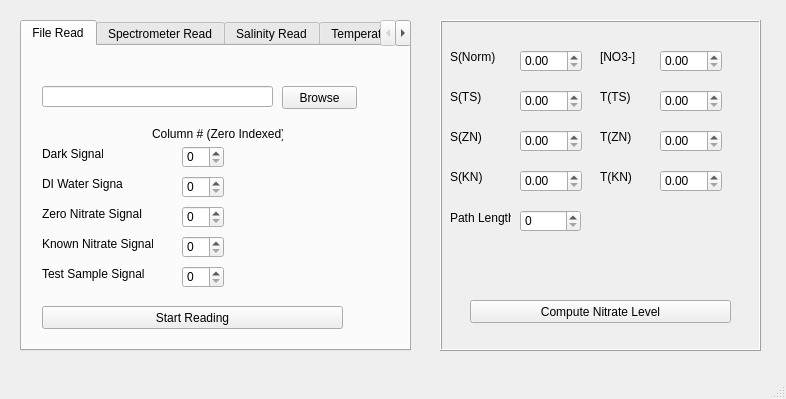
<?xml version="1.0" encoding="UTF-8"?>
<ui version="4.0">
 <class>MainWindow</class>
 <widget class="QMainWindow" name="MainWindow">
  <property name="geometry">
   <rect>
    <x>0</x>
    <y>0</y>
    <width>786</width>
    <height>399</height>
   </rect>
  </property>
  <property name="windowTitle">
   <string>Nitrate Calculator</string>
  </property>
  <widget class="QWidget" name="centralwidget">
   <widget class="QTabWidget" name="tabWidget">
    <property name="geometry">
     <rect>
      <x>20</x>
      <y>20</y>
      <width>391</width>
      <height>331</height>
     </rect>
    </property>
    <property name="currentIndex">
     <number>0</number>
    </property>
    <widget class="QWidget" name="tabFile">
     <attribute name="title">
      <string>File Read</string>
     </attribute>
     <widget class="QLineEdit" name="lineEdit">
      <property name="geometry">
       <rect>
        <x>20</x>
        <y>40</y>
        <width>231</width>
        <height>21</height>
       </rect>
      </property>
     </widget>
     <widget class="QPushButton" name="pushButton">
      <property name="geometry">
       <rect>
        <x>260</x>
        <y>40</y>
        <width>75</width>
        <height>23</height>
       </rect>
      </property>
      <property name="text">
       <string>Browse</string>
      </property>
     </widget>
     <widget class="QSpinBox" name="spinBox">
      <property name="geometry">
       <rect>
        <x>160</x>
        <y>100</y>
        <width>42</width>
        <height>22</height>
       </rect>
      </property>
     </widget>
     <widget class="QSpinBox" name="spinBox_2">
      <property name="geometry">
       <rect>
        <x>160</x>
        <y>130</y>
        <width>42</width>
        <height>22</height>
       </rect>
      </property>
     </widget>
     <widget class="QSpinBox" name="spinBox_3">
      <property name="geometry">
       <rect>
        <x>160</x>
        <y>160</y>
        <width>42</width>
        <height>22</height>
       </rect>
      </property>
     </widget>
     <widget class="QSpinBox" name="spinBox_4">
      <property name="geometry">
       <rect>
        <x>160</x>
        <y>190</y>
        <width>42</width>
        <height>22</height>
       </rect>
      </property>
     </widget>
     <widget class="QSpinBox" name="spinBox_5">
      <property name="geometry">
       <rect>
        <x>160</x>
        <y>220</y>
        <width>42</width>
        <height>22</height>
       </rect>
      </property>
     </widget>
     <widget class="QLabel" name="label">
      <property name="geometry">
       <rect>
        <x>130</x>
        <y>80</y>
        <width>131</width>
        <height>16</height>
       </rect>
      </property>
      <property name="text">
       <string>Column # (Zero Indexed)</string>
      </property>
     </widget>
     <widget class="QLabel" name="label_2">
      <property name="geometry">
       <rect>
        <x>20</x>
        <y>100</y>
        <width>61</width>
        <height>16</height>
       </rect>
      </property>
      <property name="text">
       <string>Dark Signal</string>
      </property>
     </widget>
     <widget class="QLabel" name="label_3">
      <property name="geometry">
       <rect>
        <x>20</x>
        <y>130</y>
        <width>81</width>
        <height>16</height>
       </rect>
      </property>
      <property name="text">
       <string>DI Water Signal</string>
      </property>
     </widget>
     <widget class="QLabel" name="label_4">
      <property name="geometry">
       <rect>
        <x>20</x>
        <y>160</y>
        <width>101</width>
        <height>16</height>
       </rect>
      </property>
      <property name="text">
       <string>Zero Nitrate Signal</string>
      </property>
     </widget>
     <widget class="QLabel" name="label_5">
      <property name="geometry">
       <rect>
        <x>20</x>
        <y>190</y>
        <width>111</width>
        <height>16</height>
       </rect>
      </property>
      <property name="text">
       <string>Known Nitrate Signal</string>
      </property>
     </widget>
     <widget class="QLabel" name="label_6">
      <property name="geometry">
       <rect>
        <x>20</x>
        <y>220</y>
        <width>111</width>
        <height>16</height>
       </rect>
      </property>
      <property name="text">
       <string>Test Sample Signal</string>
      </property>
     </widget>
     <widget class="QPushButton" name="pushButton_2">
      <property name="geometry">
       <rect>
        <x>20</x>
        <y>260</y>
        <width>301</width>
        <height>23</height>
       </rect>
      </property>
      <property name="text">
       <string>Start Reading</string>
      </property>
     </widget>
    </widget>
    <widget class="QWidget" name="tabSpec">
     <attribute name="title">
      <string>Spectrometer Read</string>
     </attribute>
     <widget class="QComboBox" name="cmbIntensityVariableSelector">
      <property name="geometry">
       <rect>
        <x>20</x>
        <y>30</y>
        <width>151</width>
        <height>22</height>
       </rect>
      </property>
      <property name="currentText">
       <string>I(Dark)</string>
      </property>
      <item>
       <property name="text">
        <string>I(Dark)</string>
       </property>
      </item>
      <item>
       <property name="text">
        <string>I(Blank)</string>
       </property>
      </item>
      <item>
       <property name="text">
        <string>I(KN)</string>
       </property>
      </item>
      <item>
       <property name="text">
        <string>I(ZN)</string>
       </property>
      </item>
      <item>
       <property name="text">
        <string>I(TS)</string>
       </property>
      </item>
     </widget>
     <widget class="QPushButton" name="pushButton_3">
      <property name="geometry">
       <rect>
        <x>274</x>
        <y>30</y>
        <width>101</width>
        <height>23</height>
       </rect>
      </property>
      <property name="text">
       <string>Start Reading!</string>
      </property>
     </widget>
    </widget>
    <widget class="QWidget" name="tabSali">
     <attribute name="title">
      <string>Salinity Read</string>
     </attribute>
    </widget>
    <widget class="QWidget" name="tabTemp">
     <attribute name="title">
      <string>Temperature Read</string>
     </attribute>
    </widget>
   </widget>
   <widget class="QFrame" name="frame">
    <property name="geometry">
     <rect>
      <x>440</x>
      <y>20</y>
      <width>321</width>
      <height>331</height>
     </rect>
    </property>
    <property name="autoFillBackground">
     <bool>false</bool>
    </property>
    <property name="frameShape">
     <enum>QFrame::Box</enum>
    </property>
    <property name="frameShadow">
     <enum>QFrame::Raised</enum>
    </property>
    <widget class="QDoubleSpinBox" name="doubleSpinBox">
     <property name="geometry">
      <rect>
       <x>80</x>
       <y>30</y>
       <width>62</width>
       <height>22</height>
      </rect>
     </property>
    </widget>
    <widget class="QDoubleSpinBox" name="doubleSpinBox_2">
     <property name="geometry">
      <rect>
       <x>80</x>
       <y>70</y>
       <width>62</width>
       <height>22</height>
      </rect>
     </property>
    </widget>
    <widget class="QDoubleSpinBox" name="doubleSpinBox_3">
     <property name="geometry">
      <rect>
       <x>80</x>
       <y>110</y>
       <width>62</width>
       <height>22</height>
      </rect>
     </property>
    </widget>
    <widget class="QDoubleSpinBox" name="doubleSpinBox_4">
     <property name="geometry">
      <rect>
       <x>80</x>
       <y>150</y>
       <width>62</width>
       <height>22</height>
      </rect>
     </property>
    </widget>
    <widget class="QSpinBox" name="spinBox_6">
     <property name="geometry">
      <rect>
       <x>80</x>
       <y>190</y>
       <width>61</width>
       <height>22</height>
      </rect>
     </property>
    </widget>
    <widget class="QDoubleSpinBox" name="doubleSpinBox_5">
     <property name="geometry">
      <rect>
       <x>220</x>
       <y>30</y>
       <width>62</width>
       <height>22</height>
      </rect>
     </property>
    </widget>
    <widget class="QDoubleSpinBox" name="doubleSpinBox_6">
     <property name="geometry">
      <rect>
       <x>220</x>
       <y>70</y>
       <width>62</width>
       <height>22</height>
      </rect>
     </property>
    </widget>
    <widget class="QDoubleSpinBox" name="doubleSpinBox_7">
     <property name="geometry">
      <rect>
       <x>220</x>
       <y>110</y>
       <width>62</width>
       <height>22</height>
      </rect>
     </property>
    </widget>
    <widget class="QDoubleSpinBox" name="doubleSpinBox_8">
     <property name="geometry">
      <rect>
       <x>220</x>
       <y>150</y>
       <width>62</width>
       <height>22</height>
      </rect>
     </property>
    </widget>
    <widget class="QLabel" name="label_7">
     <property name="geometry">
      <rect>
       <x>10</x>
       <y>30</y>
       <width>47</width>
       <height>14</height>
      </rect>
     </property>
     <property name="text">
      <string>S(Norm)</string>
     </property>
    </widget>
    <widget class="QLabel" name="label_8">
     <property name="geometry">
      <rect>
       <x>10</x>
       <y>70</y>
       <width>47</width>
       <height>14</height>
      </rect>
     </property>
     <property name="text">
      <string>S(TS)</string>
     </property>
    </widget>
    <widget class="QLabel" name="label_11">
     <property name="geometry">
      <rect>
       <x>10</x>
       <y>110</y>
       <width>47</width>
       <height>14</height>
      </rect>
     </property>
     <property name="text">
      <string>S(ZN)</string>
     </property>
    </widget>
    <widget class="QLabel" name="label_12">
     <property name="geometry">
      <rect>
       <x>10</x>
       <y>150</y>
       <width>47</width>
       <height>14</height>
      </rect>
     </property>
     <property name="text">
      <string>S(KN)</string>
     </property>
    </widget>
    <widget class="QLabel" name="label_13">
     <property name="geometry">
      <rect>
       <x>10</x>
       <y>190</y>
       <width>61</width>
       <height>16</height>
      </rect>
     </property>
     <property name="text">
      <string>Path Length</string>
     </property>
    </widget>
    <widget class="QLabel" name="label_14">
     <property name="geometry">
      <rect>
       <x>160</x>
       <y>30</y>
       <width>47</width>
       <height>14</height>
      </rect>
     </property>
     <property name="text">
      <string>[NO3-]</string>
     </property>
    </widget>
    <widget class="QLabel" name="label_15">
     <property name="geometry">
      <rect>
       <x>160</x>
       <y>70</y>
       <width>47</width>
       <height>14</height>
      </rect>
     </property>
     <property name="text">
      <string>T(TS)</string>
     </property>
    </widget>
    <widget class="QLabel" name="label_16">
     <property name="geometry">
      <rect>
       <x>160</x>
       <y>110</y>
       <width>47</width>
       <height>14</height>
      </rect>
     </property>
     <property name="text">
      <string>T(ZN)</string>
     </property>
    </widget>
    <widget class="QLabel" name="label_17">
     <property name="geometry">
      <rect>
       <x>160</x>
       <y>150</y>
       <width>47</width>
       <height>14</height>
      </rect>
     </property>
     <property name="text">
      <string>T(KN)</string>
     </property>
    </widget>
    <widget class="QPushButton" name="pushButton_4">
     <property name="geometry">
      <rect>
       <x>30</x>
       <y>280</y>
       <width>261</width>
       <height>23</height>
      </rect>
     </property>
     <property name="text">
      <string>Compute Nitrate Level</string>
     </property>
    </widget>
   </widget>
  </widget>
  <widget class="QMenuBar" name="menubar">
   <property name="geometry">
    <rect>
     <x>0</x>
     <y>0</y>
     <width>786</width>
     <height>22</height>
    </rect>
   </property>
  </widget>
  <widget class="QStatusBar" name="statusbar"/>
 </widget>
 <resources/>
 <connections/>
</ui>
